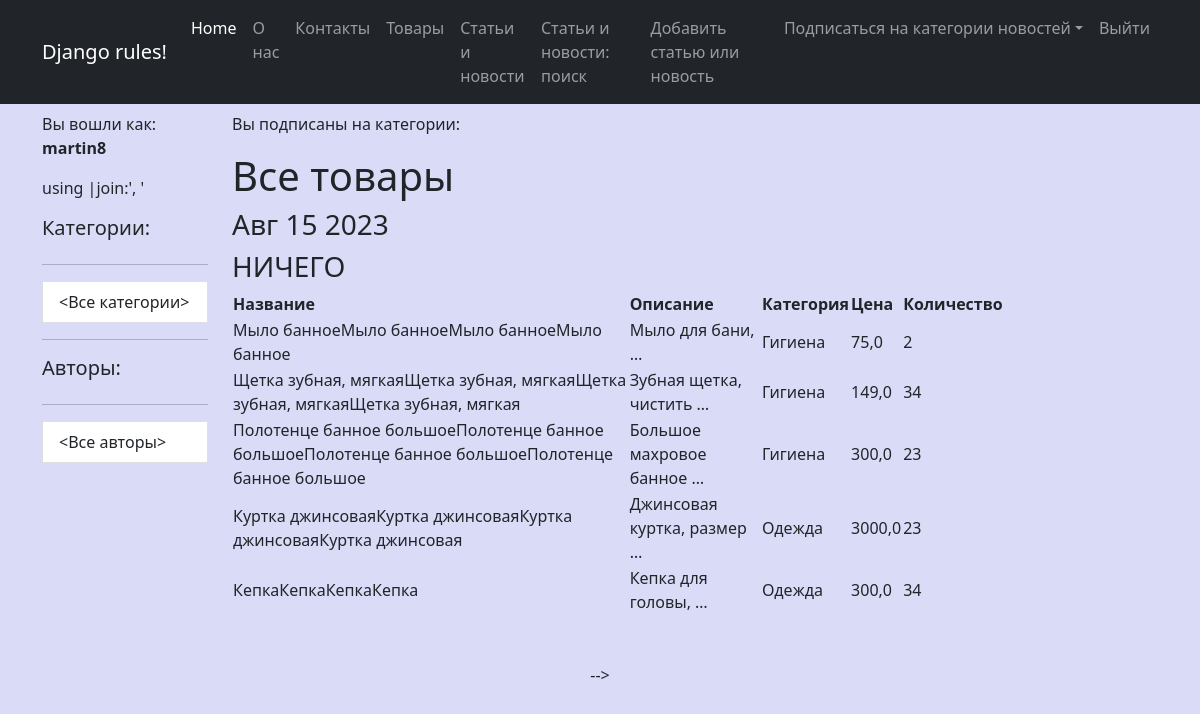
Screenshot of /products/ (signed in) with the database file from the repository.
### simpleapp/models.py (models this page shows, shortened)
class Product(models.Model):
    name = models.CharField(
        max_length=50,
        unique=True, # названия товаров не должны повторяться
    )
    description = models.TextField()
    quantity = models.IntegerField(
        validators=[MinValueValidator(0)],
    )
    category = models.ForeignKey(
        to='Category',
        on_delete=models.CASCADE,
        related_name='products', # все продукты в категории будут доступны через поле products
    )
    price = models.FloatField(
        validators=[MinValueValidator(0.0)],
    )

class Category(models.Model):
    name = models.CharField(max_length=100, unique=True)  # названия категорий тоже не должны повторяться

### simpleapp/views.py (the view)
# urls.py: path('', ProductsList.as_view(),name='products'),
class ProductsList(ListView):
    model = Product
    template_name = 'products.html'
    context_object_name = 'products'
    def get_context_data(self, **kwargs):
        context = super().get_context_data(**kwargs)
        context['time_now'] = datetime.utcnow()
        context['value1'] = None
        return context

### simpleapp/templatetags/simple_app_custom_filters.py (called while the page is built)
@register.filter(name='multiply')
def multiply(value, arg):
    if isinstance(value, str) and isinstance(arg, int):
        return str(value) * arg
    else:
        raise ValueError(f'Нельзя умножить {type(value)} на {type(arg)}')

### templates/products.html (shortened to what this page needs)
{% extends 'flatpages/default.html' %}
{% load simple_app_custom_filters %}
{% block content %}
    <h1>Все товары</h1>
    <h3>{{ time_now|date:'M d Y' }}</h3>
    <h3>{{ value1|default_if_none:'НИЧЕГО' }}</h3>
    {% if products %}
        <table>
            <tr>
                <th>Название</th>
                <th>Описание</th>
                <th>Категория</th>
                <th>Цена</th>
                <th>Количество</th>
            </tr>
        {% for product in products %}
            <tr>
                <td>{{ product.name|multiply:4 }}</td>
                <td>{{ product.description|truncatewords:3 }}</td>
                <td>{{ product.category.name }}</td>
                <td>{{ product.price }}</td>
                <td>{{ product.quantity }}</td>
            </tr>
        {% endfor %}
        </table>
    {% else %}
        <h2>Товаров нет!</h2>
    {% endif %}
{% endblock content %}

### templates/flatpages/default.html (shortened to what this page needs)
{% load static %}
{% load custom_filters %}
<!DOCTYPE html>
<html lang="en">
    <head>
        <link href="https://cdn.jsdelivr.net/npm/bootstrap@5.2.1/dist/css/bootstrap.min.css" rel="stylesheet">
        <link href="https://getbootstrap.com/docs/5.2/assets/css/docs.css" rel="stylesheet">
        <link href="{% static 'css/my_style.css' %}" rel="stylesheet" type="text/css">
    </head>
    <body>
        <nav class="navbar navbar-expand-lg navbar-dark bg-dark sticky-lg-top">
            <div class="container">
                <a class="navbar-brand" href="#">Django rules!</a>
                <div class="collapse navbar-collapse" id="navbarSupportedContent">
                    <ul class="navbar-nav ms-auto mb-2 mb-lg-0">
                        <li class="nav-item"><a class="nav-link active" aria-current="page" href="#">Home</a></li>
                        <li class="nav-item"><a class="nav-link" href="/pages/about/">О нас</a></li>
                        <li class="nav-item"><a class="nav-link" href="/pages/contact/">Контакты</a></li>
                        <li class="nav-item"><a class="nav-link" href="/products/">Товары</a></li>
                        <li class="nav-item"><a class="nav-link" href="{% url 'all_news' %}">Статьи и новости</a></li>
                        <li class="nav-item"><a class="nav-link" href="{% url 'search_news' %}">Статьи и новости: поиск</a></li>
                        {% if perms.news.add_post %}
                        <li class="nav-item"><a class="nav-link" href="{% url 'add_news' %}">Добавить статью или новость</a></li>
                        {% endif %}
                        <li class="nav-item dropdown">
                            <a class="nav-link dropdown-toggle" id="navbarDropdown" href="#" role="button" data-bs-toggle="dropdown" aria-expanded="false">
                                Подписаться на категории новостей</a>
                        </li>
                        <li class="nav-item"><a class="nav-link" href="/accounts/logout">Выйти</a></li>
                    </ul>
                </div>
            </div>
        </nav>
        <div class="container">
            <div class="row mt-2">
                <div class="col-lg-2">
                    <p>Вы вошли как: <b>{{ request.user.username }}</b>
                        <p>{{ cats_by_user|join:', '}}</p><span class="comment">using |join:', '</span>
                    </p>
                    <div class="list-group">
                        <h5>Категории:</h5>
                        <div class="col-lt-1">
                            <hr>
                            <a href="{% url 'all_news' %}" class="list-group-item list-group-item-action" aria-current="true">
                                <Все категории>
                            </a>
                        </div>
                    </div>
                    <hr>
                        <h5>Авторы:</h5>
                            <div class="list-group">
                                <div class="col-lt-1">
                                    <hr>
                                    <a href="{% url 'all_news' %}" class="list-group-item list-group-item-action" aria-current="true">
                                        <Все авторы>
                                    </a>
                                </div>
                            </div>
                </div>
                <div class="col-lg-10">
                    <p>Вы подписаны на категории:
                    </p>
                    <div class="col-lg-10 text-start">
                        {% block content %}{% endblock content %}
                    </div>
                </div>
            </div>
            <div class="text-center mt-5">
                     -->
            </div>
        </div>
    </body>
</html>

### static/css/my_style.css (style rules this page uses)
body { background-color: rgb(218, 219, 247); }

### rows the page displays
Product: name|multiply "Мыло банноеМыло банноеМыло банноеМыло банное", description "Мыло для бани, …", category.name "Гигиена", price "75,0", quantity "2"
Product: name|multiply "Щетка зубная, мягкаяЩетка зубная, мягкаяЩетка зубная, мягкаяЩетка зубная, мягкая", description "Зубная щетка, чистить …", category.name "Гигиена", price "149,0", quantity "34"
Product: name|multiply "Полотенце банное большоеПолотенце банное большоеПолотенце банное большоеПолотенце банное большое", description "Большое махровое банное …", category.name "Гигиена", price "300,0", quantity "23"
Product: name|multiply "Куртка джинсоваяКуртка джинсоваяКуртка джинсоваяКуртка джинсовая", description "Джинсовая куртка, размер …", category.name "Одежда", price "3000,0", quantity "23"
Product: name|multiply "КепкаКепкаКепкаКепка", description "Кепка для головы, …", category.name "Одежда", price "300,0", quantity "34"

### other values shown
{{ request.user.username }} "martin8"
{{ time_now|date:'M d Y' }} "Авг 15 2023"
{{ value1|default_if_none:'НИЧЕГО' }} "НИЧЕГО"
